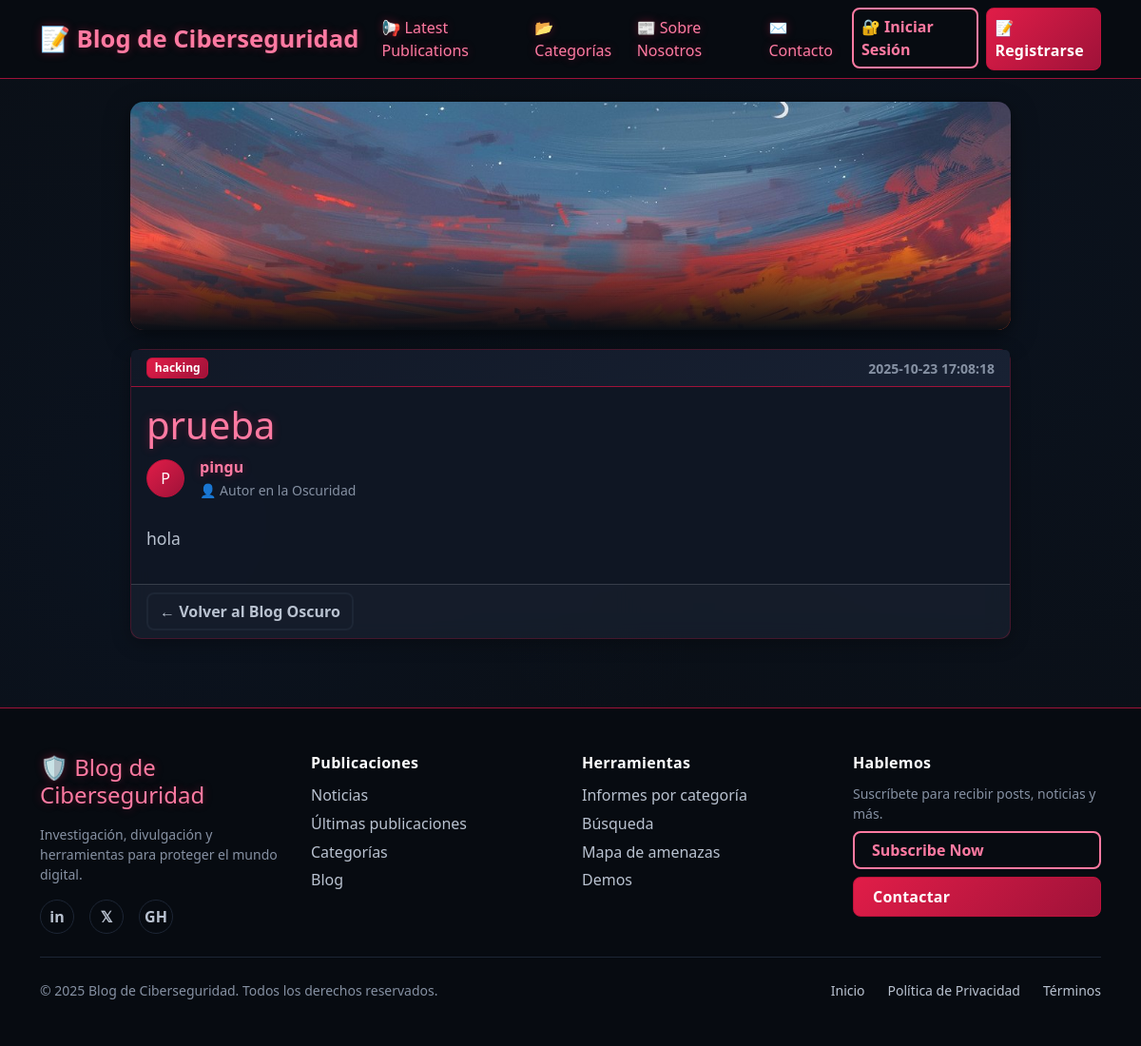
Before: /post/4 with the older database file.
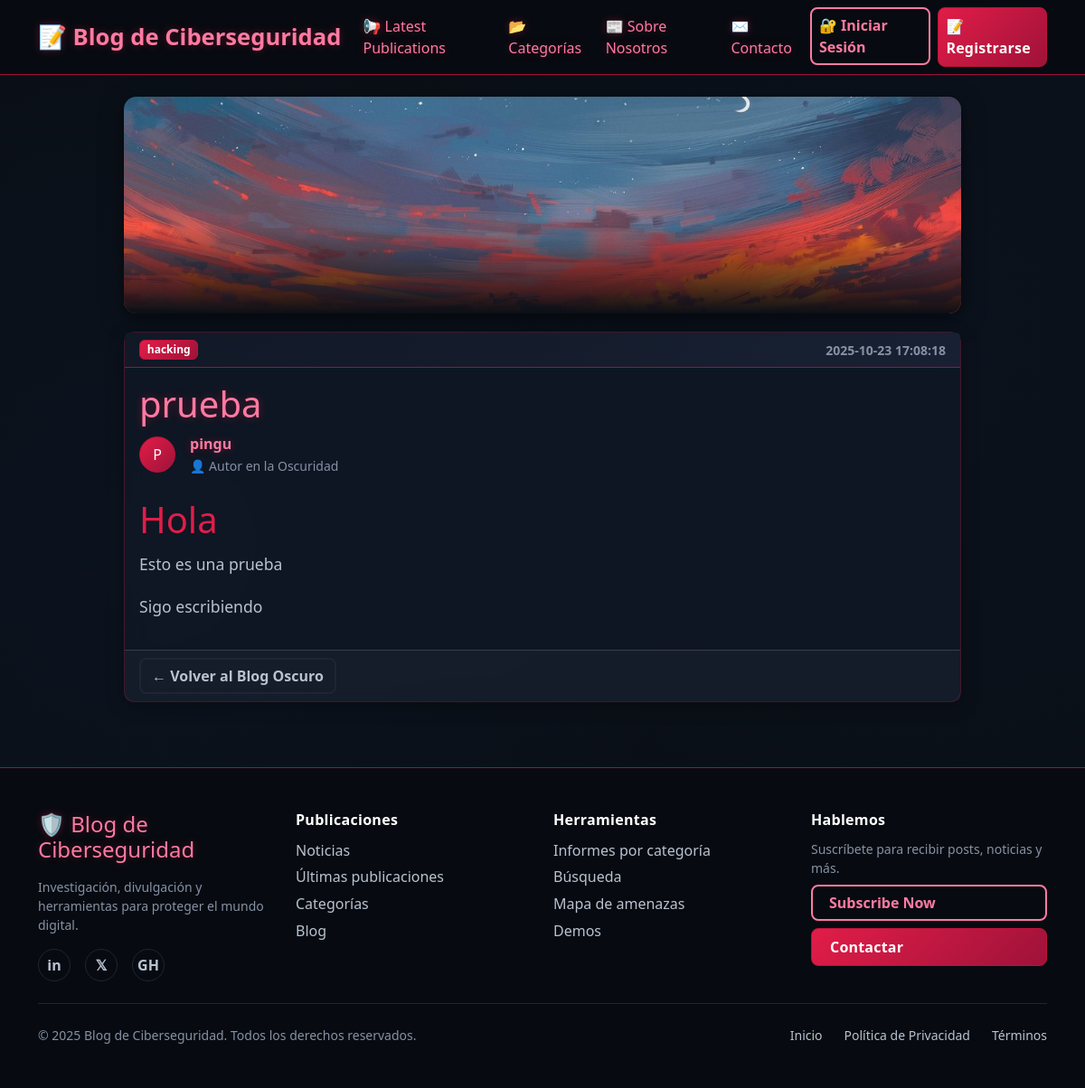
After: the same page with the newer database file.
### tables this page shows
CREATE TABLE posts (
                id INTEGER PRIMARY KEY AUTOINCREMENT,
                title TEXT NOT NULL,
                content TEXT NOT NULL,
                author TEXT NOT NULL,
                category TEXT NOT NULL,
                image TEXT NOT NULL,
                date_created TIMESTAMP DEFAULT CURRENT_TIMESTAMP,
                FOREIGN KEY (author) REFERENCES users (username)
            );

### app.py (the view)
@app.route('/post/<int:post_id>')
def view_post(post_id):
    with get_db_connection() as conn:
        post = conn.execute(
            'SELECT * FROM posts WHERE id = ?', (post_id,)
        ).fetchone()
        if not post:
            flash('El post no existe', 'danger')
            return redirect(url_for('home'))
        content_html = render_markdown_safe(post['content'])
        post_dict = {
            'id': post['id'],
            'title': post['title'],
            'content': post['content'],
            'content_html': content_html,
            'author': post['author'],
            'category': post['category'],
            'image': post['image'],
            'date_created': post['date_created']
        }
        return render_template('post.html', post=post_dict)

### app.py (called while the page is built)
@contextmanager
def get_db_connection():
    conn = sqlite3.connect(app.config['DATABASE'])
    conn.row_factory = sqlite3.Row
    try:
        yield conn
    finally:
        conn.close()

def render_markdown_safe(md_text: str) -> str:
    html = md.markdown(md_text or '', extensions=MD_EXTENSIONS, output_format='html5')
    clean = bleach.clean(html, tags=ALLOWED_TAGS, attributes=ALLOWED_ATTRS, strip=True)
    clean = bleach.linkify(clean)
    return clean

### templates/post.html (shortened to what this page needs)
{% extends "base.html" %}
{% block content %}
<div class="row justify-content-center">
    <div class="col-lg-10">
        <div class="post-hero-image"
             style="background-image: url('{{ url_for('uploaded_file', filename=post.image) }}');">
        </div>
        <article class="card glass-effect">
            <div class="card-header">
                <div class="d-flex justify-content-between align-items-center">
                    <span class="badge bg-primary">{{ post.category }}</span>
                    <small class="text-muted-red">{{ post.date_created }}</small>
                </div>
            </div>
            <div class="card-body">
                <h1 class="card-title display-6 text-red-glow">{{ post.title }}</h1>
                <div class="d-flex align-items-center mb-4">
                    <div class="bg-primary text-white rounded-circle d-flex align-items-center justify-content-center me-3"
                         style="width: 40px; height: 40px;">
                        {{ post.author[0]|upper }}
                    </div>
                    <div>
                        <strong class="text-red-glow">{{ post.author }}</strong>
                        <br>
                        <small class="text-muted-red">👤 Autor en la Oscuridad</small>
                    </div>
                </div>
                <div class="post-content">
                    {{ post.content_html|safe }}
                </div>
            </div>
            <div class="card-footer">
                <div class="d-flex justify-content-between align-items-center">
                    <a href="{{ url_for('home') }}" class="btn btn-outline-secondary">
                        ← Volver al Blog Oscuro
                    </a>
                </div>
            </div>
        </article>
    </div>
</div>
{% endblock %}

Changed rows visible on the page:
changed posts "prueba": content_html "hola" → (not shown)
Other visible differences:
{{ post.content_html|safe }}: (not shown) → "Hola Esto es una prueba Sigo escribiendo"
